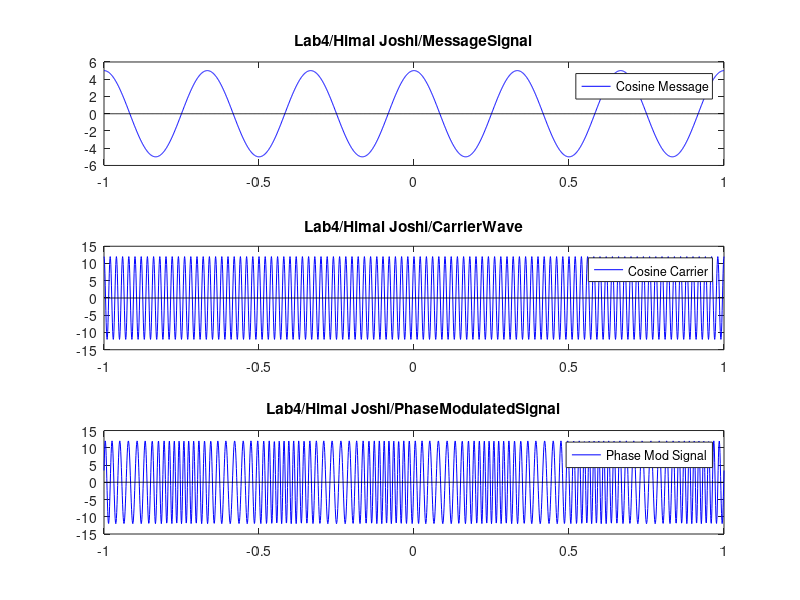

Write MATLAB code to recreate this figure.
am = 5
fm = 3
t = -1:0.001:1

msg = am * cos(2 * pi * fm * t);

subplot(3,1,1)
plot(t, msg, '-blue')  
hold on
plot(t, zeros(size(t)), '-black')
title('Lab4/Himal Joshi/MessageSignal')
legend('Cosine Message')

ac = 12;  
fc = 50;  

carrier = ac * cos(2 * pi * fc * t);

subplot(3,1,2)
plot(t, carrier, '-blue')  
hold on
plot(t, zeros(size(t)), '-black')
title('Lab4/Himal Joshi/CarrierWave')
legend('Cosine Carrier')

kp = 1; 
beta = kp * am;

PM = ac * cos(2 * pi * fc * t + beta * cos(2 * pi * fm * t));

subplot(3,1,3)
plot(t, PM, '-blue')  
hold on
plot(t, zeros(size(t)), '-black')
title('Lab4/Himal Joshi/PhaseModulatedSignal')
legend('Phase Mod Signal')